Frame 1 (no input): blank canvas, image omitted
Frame 60 (the mouse pressed at the canvas centre just before this capture): blank canvas, image omitted
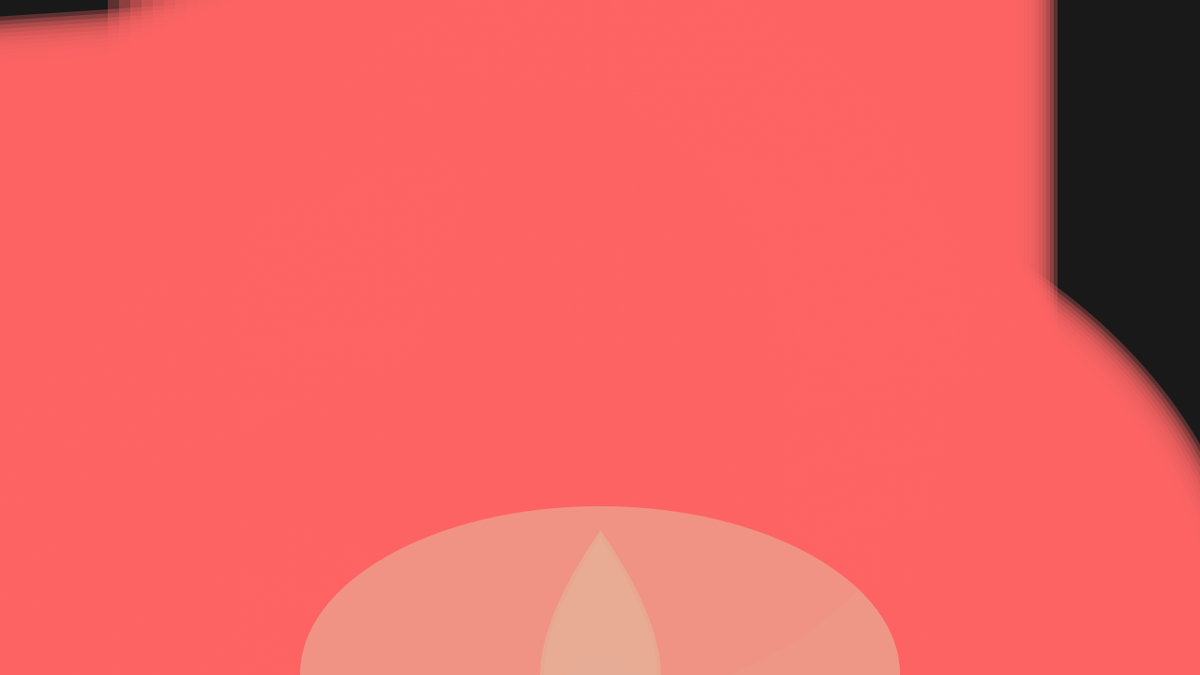
Frame 120 (the mouse held since frame 60 and released just before this capture)

The Processing sketch whose frames 1 and 60 were blank and that drew this single picture after the mouse press (run headless with seeded random() and noise(); from frame 60 on, the mouse is pressed at the canvas centre):

// Processing sketch: processing_72877
// ── processing_72877.pde

//bright and crazy drawing program
//comment on the gradients. I am enjoying the suprises of tweeking code for results.
//Monday September 24, 2012
//done with instruction in class. much appreciation to following into this.
//http://processing.org/reference/ellipse_.html

float myColor;


void setup(){
    size(1280,720);
    smooth();
    colorMode(HSB,360,100,100,100);
    myColor = mouseX&mouseY;
    strokeWeight(2);
    background(0,0,10);
}

void draw(){
  
  myColor += 5;
  stroke(mouseX,60,100,30);
  if(mousePressed){
  vertex(3,3,mouseY+3,mouseX);
  line(mouseX-myColor*7,height, mouseX,mouseY);
  fill(120,20,200,50);
  ellipse(mouseX,mouseY*2,mouseX,mouseY);
  strokeWeight(myColor);
  ellipse(width-myColor+.70,5, 0,800);
  myColor += 3;
  line(myColor*3+myColor,myColor*200,mouseX,mouseY);
  }
}

/*
//no markings left behind.
//grey and white sphere and triangle drawing program
//Alexander Werdmuller von Elgg 


void setup(){
    size(600,400);
    smooth();
}

void draw(){
  background(220);
   if(mousePressed){
     noStroke();
     beginShape();
      vertex(mouseX,mouseY);
      vertex(pmouseX,pmouseY);
      vertex(10,10);
      vertex(500,300);
    endShape();
    
  line(pmouseX,pmouseY,mouseX,mouseY);
  
  ellipse(mouseX*2-mouseY,mouseY*2-mouseX,40,40/2);
  }
}

*/

/*
//third draft drawing program
//comment on the gradients. I am enjoying the suprises of tweeking code for results.
//Monday September 24, 2012
//done with instruction in class. much appreciation to following into this.
//bezier drawing tool.

float myColor;
int myVar;
int dir;


void setup(){
    size(1280,720);
    smooth();
    myColor += 10;
    myVar = 0;
    dir = 0;
    
}

void draw(){
  colorMode(HSB,mouseX*mouseY,100,mouseY+pmouseY,100);
  strokeWeight(myVar);
  background(10,10,10);
if(mousePressed){
  line(mouseX&mouseY;,mouseX&mouseY;,mouseX&mouseY;,mouseX&mouseY;);
  bezier(mouseX,mouseY,mouseX,pmouseY*2,mouseX/2,pmouseY/4,mouseX*pmouseX,mouseY*pmouseY);
  stroke(myColor,40,myColor,30);
  line(myColor*17,height, mouseX,mouseY);
  bezier(myColor*-.07,height/2, mouseX,mouseY,mouseX,mouseY+40,mouseX,mouseY);
  fill(myColor*mouseX-pmouseX,20,200,50);
    strokeWeight(15);
    bezier(myColor*.17,height/2, mouseX+50,mouseY,mouseX,mouseY+40,mouseX,mouseY);
    bezier(myColor*mouseY,width/2, mouseX+90,mouseY,mouseX*mouseX+mouseY/.5,mouseY+40,mouseX,mouseY);
    ellipse(1,5, 12,9);
    myColor += 30;
  line(myColor*-.4,mouseY,pmouseX,pmouseY);
  }
}

*/
